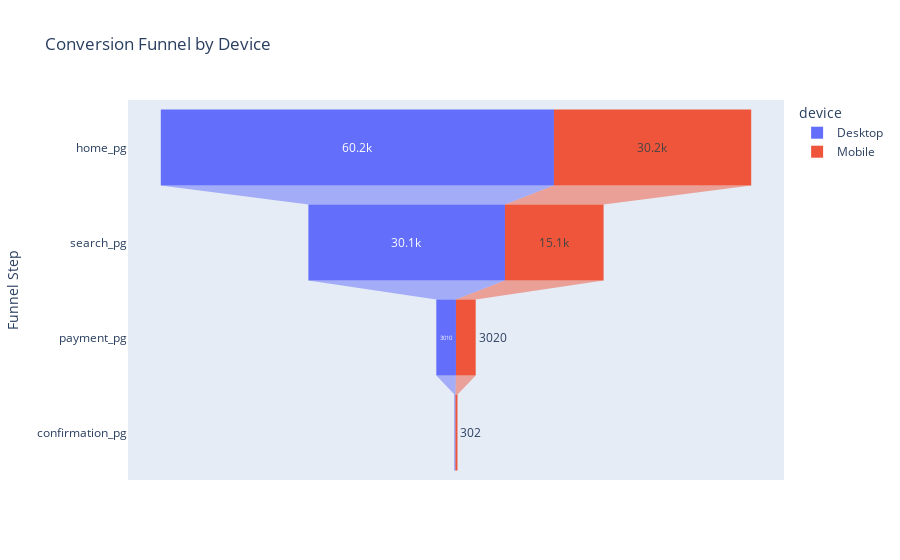

The code cell stored with this chart in its notebook:
### Code cell
import pandas as pd
import plotly.express as px

# Assuming df is your DataFrame
# Create a funnel DataFrame
funnel_df = pd.DataFrame()

# Count the number of users at each funnel step, differentiated by device
funnel_df['home_pg'] = df.groupby('device')['home_pg'].sum()
funnel_df['search_pg'] = df.groupby('device')['search_pg'].sum()
funnel_df['payment_pg'] = df.groupby('device')['payment_pg'].sum()
funnel_df['confirmation_pg'] = df.groupby('device')['confirmation_pg'].sum()

# Melt the DataFrame to long format for Plotly
funnel_df = funnel_df.reset_index()
funnel_df = funnel_df.melt(id_vars='device', var_name='funnel_step', value_name='count')

# Plot the funnel chart
fig = px.funnel(funnel_df, 
                x='count', 
                y='funnel_step', 
                color='device',
                title="Conversion Funnel by Device",
                labels={'funnel_step': 'Funnel Step', 'count': 'Number of Users'})

fig.show()

### Figure 1 — Plotly figure (JSON) as saved in the notebook; plotly's stock layout.template omitted (floating-point values rounded to 4 significant figures)
{"data": [{"hovertemplate": "device=Desktop<br>Number of Users=%{x}<br>Funnel Step=%{y}<extra></extra>", "legendgroup": "Desktop", "marker": {"color": "#636efa"}, "name": "Desktop", "orientation": "h", "showlegend": true, "type": "funnel", "x": [60200, 30100, 3010, 150], "xaxis": "x", "y": ["home_pg", "search_pg", "payment_pg", "confirmation_pg"], "yaxis": "y"}, {"hovertemplate": "device=Mobile<br>Number of Users=%{x}<br>Funnel Step=%{y}<extra></extra>", "legendgroup": "Mobile", "marker": {"color": "#EF553B"}, "name": "Mobile", "orientation": "h", "showlegend": true, "type": "funnel", "x": [30200, 15100, 3020, 302], "xaxis": "x", "y": ["home_pg", "search_pg", "payment_pg", "confirmation_pg"], "yaxis": "y"}], "layout": {"legend": {"title": {"text": "device"}, "tracegroupgap": 0}, "title": {"text": "Conversion Funnel by Device"}, "xaxis": {"anchor": "y", "domain": [0, 1], "title": {"text": "Number of Users"}}, "yaxis": {"anchor": "x", "domain": [0, 1], "title": {"text": "Funnel Step"}}}}
